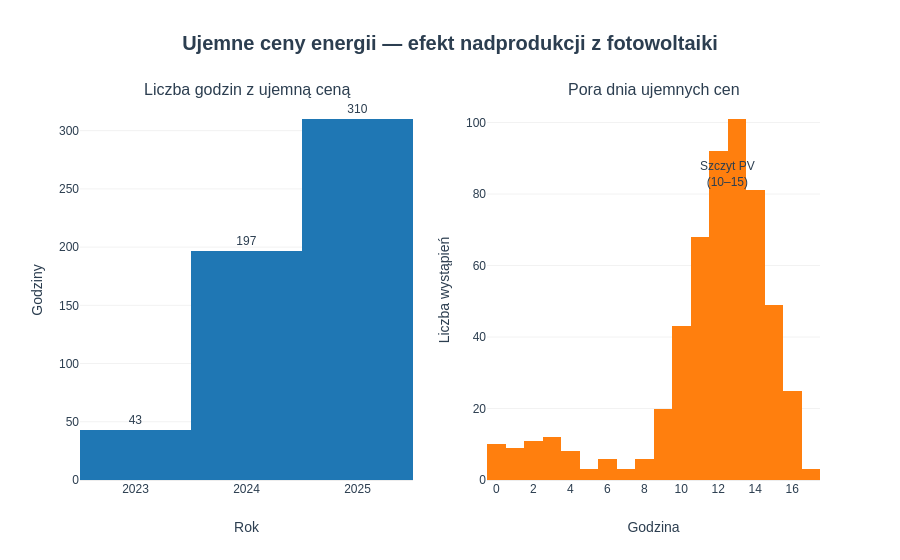

The code cell stored with this chart in its notebook:
### Markdown cell above
### 2c. Ujemne ceny energii — efekt fotowoltaiki

Od 2023 r. na polskim rynku pojawiają się ujemne ceny day-ahead. Przyczyną jest nadprodukcja z OZE (głównie PV) w godzinach szczytu słonecznego.

### Code cell
from plotly.subplots import make_subplots
import plotly.io as pio
import plotly.graph_objects as go

# Przygotowanie danych
neg = df[df["Price DA"] < 0].copy()
neg["Rok"] = neg.index.year
neg["Godzina"] = neg.index.hour
neg_count = neg.groupby("Rok").size()

print("Liczba godzin z ujemną ceną wg roku:")
print(neg_count.to_string())
print(f"\nNajniższa cena: {df['Price DA'].min():.2f} EUR/MWh")

# Inicjalizacja wykresu z dwoma panelami (1 wiersz, 2 kolumny)
fig = make_subplots(
    rows=1, cols=2,
    subplot_titles=("Liczba godzin z ujemną ceną", "Pora dnia ujemnych cen")
)

# Panel 1: ile godzin ujemnych per rok (Bar)
fig.add_trace(
    go.Bar(
        x=neg_count.index, 
        y=neg_count.values,
        text=neg_count.values,
        textposition='outside', # odpowiednik ax.text() nad słupkiem
        name="Godziny ujemne"
    ),
    row=1, col=1
)

# Panel 2: histogram godzin dnia z ujemną ceną (Histogram)
fig.add_trace(
    go.Histogram(
        x=neg["Godzina"],
        xbins=dict(start=-0.5, end=24.5, size=1), # odpowiada bins=range(25) w matplotlib
        name="Rozkład"
    ),
    row=1, col=2
)

# Konfiguracja osi
fig.update_xaxes(title_text="Rok", type='category', row=1, col=1) # type='category' wymusi poprawne wyświetlanie lat
fig.update_yaxes(title_text="Godziny", row=1, col=1)

fig.update_xaxes(title_text="Godzina", tickmode='linear', tick0=0, dtick=2, row=1, col=2)
fig.update_yaxes(title_text="Liczba wystąpień", row=1, col=2)

# Adnotacja dla Szczytu PV (prawy wykres)
fig.add_annotation(
    x=12.5,
    y=0.85, 
    yref="y2 domain", # Ustawia pozycję na podstawie % wysokości prawego wykresu (85%)
    text="Szczyt PV<br>(10–15)",
    showarrow=False,
    row=1, col=2
)

# Ogólny układ
fig.update_layout(
    title_text="Ujemne ceny energii — efekt nadprodukcji z fotowoltaiki",
    showlegend=False,
    barmode='group'
)

fig.show()

### Figure 1 — Plotly figure (JSON) as saved in the notebook; plotly's stock layout.template omitted (floating-point values rounded to 4 significant figures; data arrays with more than 128 entries replaced by an {"elided": "..."} marker saying what was removed)
{"data": [{"name": "Godziny ujemne", "text": [43.0, 197.0, 310.0], "textposition": "outside", "type": "bar", "x": [2023, 2024, 2025], "xaxis": "x", "y": [43, 197, 310], "yaxis": "y"}, {"name": "Rozkład", "type": "histogram", "x": {"elided": "550 int values"}, "xaxis": "x2", "xbins": {"end": 24.5, "size": 1, "start": -0.5}, "yaxis": "y2"}], "layout": {"annotations": [{"font": {"size": 16}, "showarrow": false, "text": "Liczba godzin z ujemną ceną", "x": 0.225, "xanchor": "center", "xref": "paper", "y": 1.0, "yanchor": "bottom", "yref": "paper"}, {"font": {"size": 16}, "showarrow": false, "text": "Pora dnia ujemnych cen", "x": 0.775, "xanchor": "center", "xref": "paper", "y": 1.0, "yanchor": "bottom", "yref": "paper"}, {"showarrow": false, "text": "Szczyt PV<br>(10–15)", "x": 12.5, "xref": "x2", "y": 0.85, "yref": "y2 domain"}], "barmode": "group", "showlegend": false, "title": {"text": "Ujemne ceny energii — efekt nadprodukcji z fotowoltaiki"}, "xaxis": {"anchor": "y", "domain": [0.0, 0.45], "title": {"text": "Rok"}, "type": "category"}, "xaxis2": {"anchor": "y2", "domain": [0.55, 1.0], "dtick": 2, "tick0": 0, "tickmode": "linear", "title": {"text": "Godzina"}}, "yaxis": {"anchor": "x", "domain": [0.0, 1.0], "title": {"text": "Godziny"}}, "yaxis2": {"anchor": "x2", "domain": [0.0, 1.0], "title": {"text": "Liczba wystąpień"}}}}
